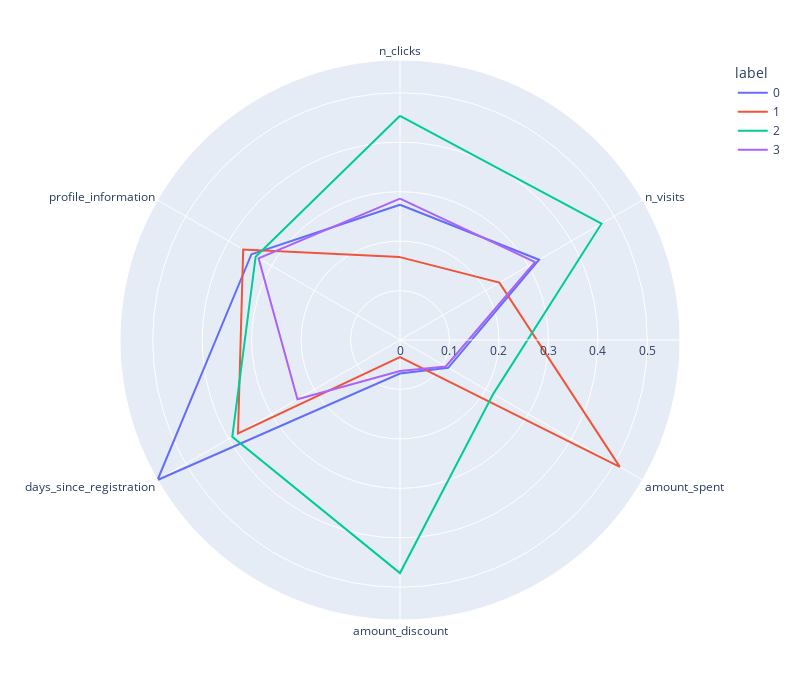

The notebook cell this image was saved under:
### Code cell
import plotly.express as px

fig = px.line_polar(polar, r = "value", theta = "variable", color = "label", line_close = True, height = 700, width = 800)
fig.show()

### Figure 1 — Plotly figure (JSON) as saved in the notebook; plotly's stock layout.template omitted (floating-point values rounded to 4 significant figures)
{"data": [{"hovertemplate": "label=0<br>value=%{r}<br>variable=%{theta}<extra></extra>", "legendgroup": "0", "line": {"color": "#636efa", "dash": "solid"}, "marker": {"symbol": "circle"}, "mode": "lines", "name": "0", "r": [0.2734, 0.3247, 0.1125, 0.06778, 0.5662, 0.3469, 0.2734], "showlegend": true, "subplot": "polar", "theta": ["n_clicks", "n_visits", "amount_spent", "amount_discount", "days_since_registration", "profile_information", "n_clicks"], "type": "scatterpolar"}, {"hovertemplate": "label=1<br>value=%{r}<br>variable=%{theta}<extra></extra>", "legendgroup": "1", "line": {"color": "#EF553B", "dash": "solid"}, "marker": {"symbol": "circle"}, "mode": "lines", "name": "1", "r": [0.1676, 0.2321, 0.5132, 0.03437, 0.3782, 0.3661, 0.1676], "showlegend": true, "subplot": "polar", "theta": ["n_clicks", "n_visits", "amount_spent", "amount_discount", "days_since_registration", "profile_information", "n_clicks"], "type": "scatterpolar"}, {"hovertemplate": "label=2<br>value=%{r}<br>variable=%{theta}<extra></extra>", "legendgroup": "2", "line": {"color": "#00cc96", "dash": "solid"}, "marker": {"symbol": "circle"}, "mode": "lines", "name": "2", "r": [0.4534, 0.4704, 0.2178, 0.4713, 0.3916, 0.337, 0.4534], "showlegend": true, "subplot": "polar", "theta": ["n_clicks", "n_visits", "amount_spent", "amount_discount", "days_since_registration", "profile_information", "n_clicks"], "type": "scatterpolar"}, {"hovertemplate": "label=3<br>value=%{r}<br>variable=%{theta}<extra></extra>", "legendgroup": "3", "line": {"color": "#ab63fa", "dash": "solid"}, "marker": {"symbol": "circle"}, "mode": "lines", "name": "3", "r": [0.2858, 0.3155, 0.107, 0.06271, 0.2394, 0.3302, 0.2858], "showlegend": true, "subplot": "polar", "theta": ["n_clicks", "n_visits", "amount_spent", "amount_discount", "days_since_registration", "profile_information", "n_clicks"], "type": "scatterpolar"}], "layout": {"height": 700, "legend": {"title": {"text": "label"}, "tracegroupgap": 0}, "margin": {"t": 60}, "polar": {"angularaxis": {"direction": "clockwise", "rotation": 90}, "domain": {"x": [0, 1], "y": [0, 1]}}, "width": 800}}
